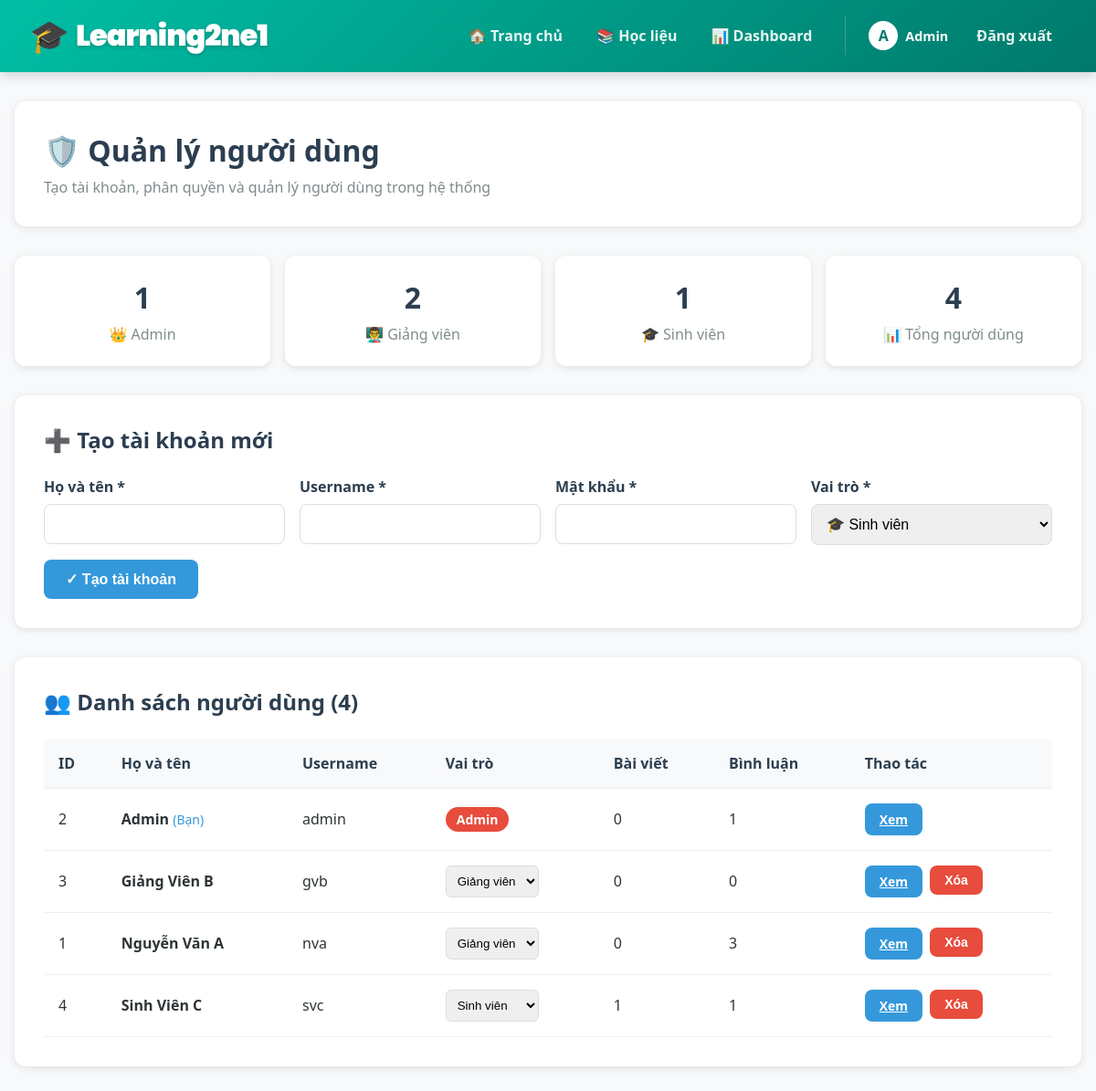
/pages/admin_users.php (signed in), run on the app's committed database.
### tables this page shows
CREATE TABLE `user` (
  `id_user` int(11) NOT NULL,
  `ho_ten` varchar(1000) NOT NULL,
  `username` varchar(100) NOT NULL,
  `password` varchar(100) NOT NULL,
  `account_level` int(11) NOT NULL DEFAULT '2'
);

### includes/functions.php (called while the page is built, shortened)
<?php
function isLoggedIn()
{
    return isset($_SESSION['user_id']);
}
function getCurrentUser($pdo)
{
    $stmt = $pdo->prepare("SELECT * FROM user WHERE id_user = ?");
    $stmt->execute([$_SESSION['user_id']]);
    return $stmt->fetch();
}

### pages/admin_users.php (the view, shortened to what this page needs)
<?php
require_once '../config.php';
require_once '../includes/functions.php';
$current_user = getCurrentUser($pdo);
$stmt = $pdo->prepare("
    SELECT u.*,
           COUNT(DISTINCT p.id) as post_count,
           COUNT(DISTINCT c.id) as comment_count
    FROM user u
    LEFT JOIN posts p ON u.id_user = p.user_id
    LEFT JOIN comments c ON u.id_user = c.user_id
    GROUP BY u.id_user
    ORDER BY u.account_level ASC, u.ho_ten ASC
");
$stmt->execute();
$users = $stmt->fetchAll();
$role_names = [
    0 => 'Admin',
    1 => 'Giảng viên',
    2 => 'Sinh viên'
];
$role_colors = [
    0 => '#e74c3c',
    1 => '#3498db',
    2 => '#2ecc71'
];
?>
<!DOCTYPE html>
<html lang="vi">
<head>
    <link rel="stylesheet" href="../assets/css/style.css">
    <link rel="stylesheet" href="../assets/css/admin_users.css">
</head>
<body>
    <?php include '../includes/navbar.php'; ?>
    <div class="admin-container">
        <div class="admin-header">
            <h1>🛡️ Quản lý người dùng</h1>
            <p>Tạo tài khoản, phân quyền và quản lý người dùng trong hệ thống</p>
        </div>
        <div class="stats-grid">
            <div class="stat-card">
                <h3><?= count(array_filter($users, fn($u) => $u['account_level'] == 0)) ?></h3>
                <p>👑 Admin</p>
            </div>
            <div class="stat-card">
                <h3><?= count(array_filter($users, fn($u) => $u['account_level'] == 1)) ?></h3>
                <p>👨‍🏫 Giảng viên</p>
            </div>
            <div class="stat-card">
                <h3><?= count(array_filter($users, fn($u) => $u['account_level'] == 2)) ?></h3>
                <p>🎓 Sinh viên</p>
            </div>
            <div class="stat-card">
                <h3><?= count($users) ?></h3>
                <p>📊 Tổng người dùng</p>
            </div>
        </div>
        <div class="create-user-section">
            <h2>➕ Tạo tài khoản mới</h2>
            <form method="POST">
                <div class="form-grid">
                    <div class="form-group">
                        <label for="ho_ten">Họ và tên *</label>
                        <input type="text" id="ho_ten" name="ho_ten" required>
                    </div>
                    <div class="form-group">
                        <label for="username">Username *</label>
                        <input type="text" id="username" name="username" required>
                    </div>
                    <div class="form-group">
                        <label for="password">Mật khẩu *</label>
                        <input type="password" id="password" name="password" required>
                    </div>
                    <div class="form-group">
                        <label for="account_level">Vai trò *</label>
                        <select id="account_level" name="account_level" required>
                            <option value="2">🎓 Sinh viên</option>
                        </select>
                    </div>
                </div>
                <button type="submit" name="create_user" class="btn btn-primary">✓ Tạo tài khoản</button>
            </form>
        </div>
        <div class="users-section">
            <h2>👥 Danh sách người dùng (<?= count($users) ?>)</h2>
            <table class="users-table">
                <thead>
                    <tr>
                        <th>ID</th>
                        <th>Họ và tên</th>
                        <th>Username</th>
                        <th>Vai trò</th>
                        <th>Bài viết</th>
                        <th>Bình luận</th>
                        <th>Thao tác</th>
                    </tr>
                </thead>
                <tbody>
                    <?php foreach ($users as $user): ?>
                        <tr>
                            <td><?= $user['id_user'] ?></td>
                            <td>
                                <strong><?= htmlspecialchars($user['ho_ten']) ?></strong>
                                <?php if ($user['id_user'] == $_SESSION['user_id']): ?>
                                    <span style="color: #3498db; font-size: 0.875rem;">(Bạn)</span>
                                <?php endif; ?>
                            </td>
                            <td><?= htmlspecialchars($user['username']) ?></td>
                            <td>
                                <?php if ($user['id_user'] == $_SESSION['user_id']): ?>
                                    <span class="role-badge" style="background: <?= $role_colors[$user['account_level']] ?>">
                                        <?= $role_names[$user['account_level']] ?>
                                    </span>
                                <?php else: ?>
                                    <form method="POST" style="display: inline;">
                                        <select name="new_role" class="role-select" onchange="this.form.submit()">
                                            <?php foreach ($role_names as $level => $name): ?>
                                                <option value="<?= $level ?>" <?= $user['account_level'] == $level ? 'selected' : '' ?>>
                                                    <?= $name ?>
                                                </option>
                                            <?php endforeach; ?>
                                        </select>
                                    </form>
                                <?php endif; ?>
                            </td>
                            <td><?= $user['post_count'] ?></td>
                            <td><?= $user['comment_count'] ?></td>
                            <td>
                                <div class="action-buttons">
                                    <a href="profile.php?username=<?= urlencode($user['username']) ?>" class="btn btn-sm btn-primary">Xem</a>
                                    <?php if ($user['id_user'] != $_SESSION['user_id']): ?>
                                        <form method="POST" onsubmit="return confirm('Bạn có chắc chắn muốn xóa tài khoản này?')">
                                            <button type="submit" name="delete_user" class="btn btn-sm btn-danger">Xóa</button>
                                        </form>
                                    <?php endif; ?>
                                </div>
                            </td>
                        </tr>
                    <?php endforeach; ?>
                </tbody>
            </table>
        </div>
    </div>
</body>
</html>

### includes/navbar.php (shortened to what this page needs)
<?php
$in_pages_folder = strpos($_SERVER['PHP_SELF'], '/pages/') !== false;
$path = $in_pages_folder ? '../' : './';
$current_page = basename($_SERVER['PHP_SELF']);
?>
<nav class="navbar">
    <div class="navbar-container">
        <a href="<?= $path ?>index.php" class="navbar-brand">
            <span style="font-size: 2.2rem;">🎓</span>
            <span class="brand-text">Learning2ne1</span>
        </a>
        <div class="navbar-menu" id="navbarMenu">
            <a href="<?= $path ?>index.php" class="nav-link <?= $current_page == 'index.php' ? 'active' : '' ?>">🏠 Trang chủ</a>
            <a href="<?= $path ?>pages/resources.php" class="nav-link <?= $current_page == 'resources.php' ? 'active' : '' ?>">📚 Học liệu</a>
            <?php if (isset($current_user['id_user'])): ?>
                <a href="<?= $path ?>pages/dashboard.php" class="nav-link <?= $current_page == 'dashboard.php' ? 'active' : '' ?>">📊 Dashboard</a>
                <div class="user-section">
                    <div class="user-menu" style="display: flex; align-items: center; gap: 5px;">
                        <a href="<?= $path ?>pages/profile.php?username=<?= urlencode($current_user['username']) ?>" class="user-profile-link">
                            <div class="user-avatar-small">
                                <?= strtoupper(mb_substr($current_user['ho_ten'], 0, 1)) ?>
                            </div>
                            <span style="font-weight: 600; font-size: 0.9rem;"><?= htmlspecialchars($current_user['ho_ten']) ?></span>
                        </a>
                        <a href="<?= $path ?>pages/logout.php" class="nav-link">Đăng xuất</a>
                    </div>
                </div>
            <?php else: ?>
                <a href="<?= $path ?>pages/login.php" class="nav-link" style="background: white; color: #00796b;">Đăng nhập</a>
            <?php endif; ?>
        </div>
    </div>
</nav>

### assets/css/style.css (style rules this page uses)
:root { --primary-mint: #00b894; --light-mint: #55efc4; --accent-yellow: #ffeaa7; --pop-yellow: #fdcb6e; --text-dark: #2d3436; --text-white: #ffffff; --bg-grey: #f7f9fa; --shadow: 0 4px 15px rgba(0, 184, 148, 0.2); }
* { box-sizing: border-box; margin: 0; padding: 0; }
body { font-family: 'Segoe UI', Tahoma, Geneva, Verdana, sans-serif; background-color: var(--bg-grey); color: var(--text-dark); }
button, .btn { cursor: pointer; transition: all 0.3s ease; }
a { transition: color 0.3s; }

### assets/css/admin_users.css (style rules this page uses)
.admin-container { max-width: 1400px; margin: 2rem auto; padding: 0 1rem; }
.admin-header { background: white; padding: 2rem; border-radius: 12px; box-shadow: 0 2px 8px rgba(0, 0, 0, 0.1); margin-bottom: 2rem; }
.admin-header h1 { margin: 0 0 0.5rem 0; color: #2c3e50; }
.admin-header p { margin: 0; color: #7f8c8d; }
.stats-grid { display: grid; grid-template-columns: repeat(auto-fit, minmax(200px, 1fr)); gap: 1rem; margin-bottom: 2rem; }
.stat-card { background: white; padding: 1.5rem; border-radius: 12px; box-shadow: 0 2px 8px rgba(0, 0, 0, 0.1); text-align: center; }
.stat-card h3 { margin: 0 0 0.5rem 0; font-size: 2rem; color: #2c3e50; }
.stat-card p { margin: 0; color: #7f8c8d; }
.create-user-section { background: white; padding: 2rem; border-radius: 12px; box-shadow: 0 2px 8px rgba(0, 0, 0, 0.1); margin-bottom: 2rem; }
.create-user-section h2 { margin: 0 0 1.5rem 0; color: #2c3e50; }
.form-grid { display: grid; grid-template-columns: repeat(auto-fit, minmax(250px, 1fr)); gap: 1rem; margin-bottom: 1rem; }
.form-group { display: flex; flex-direction: column; }
.form-group label { margin-bottom: 0.5rem; font-weight: 600; color: #2c3e50; }
.form-group input, .form-group select { padding: 0.75rem; border: 1px solid #ddd; border-radius: 8px; font-size: 1rem; }
.btn { padding: 0.75rem 1.5rem; border: none; border-radius: 8px; font-size: 1rem; font-weight: 600; cursor: pointer; transition: all 0.3s; }
.btn-primary { background: #3498db; color: white; }
.btn-danger { background: #e74c3c; color: white; }
.users-section { background: white; padding: 2rem; border-radius: 12px; box-shadow: 0 2px 8px rgba(0, 0, 0, 0.1); }
.users-section h2 { margin: 0 0 1.5rem 0; color: #2c3e50; }
.users-table { width: 100%; border-collapse: collapse; }
.users-table th, .users-table td { padding: 1rem; text-align: left; border-bottom: 1px solid #ecf0f1; }
.users-table th { background: #f8f9fa; font-weight: 600; color: #2c3e50; }
.role-badge { display: inline-block; padding: 0.25rem 0.75rem; border-radius: 20px; font-size: 0.875rem; font-weight: 600; color: white; }
.action-buttons { display: flex; gap: 0.5rem; }
.btn-sm { padding: 0.5rem 1rem; font-size: 0.875rem; }
select.role-select { padding: 0.5rem; border-radius: 6px; border: 1px solid #ddd; }

### includes/navbar.php (style rules this page uses)
.navbar { background: linear-gradient(135deg, #00bfa5 0%, #00796b 100%); box-shadow: 0 4px 12px rgba(0, 0, 0, 0.15); padding: 0.8rem 0; margin-bottom: 2rem; position: sticky; top: 0; z-index: 1000; }
.navbar-container { max-width: 100%; margin: 0; padding: 0 2rem; display: flex; justify-content: space-between; align-items: center; }
.navbar-brand { font-family: 'Poppins', sans-serif; font-size: 2rem; font-weight: 900; letter-spacing: -1px; text-decoration: none; display: flex; align-items: center; gap: 0.5rem; color: white; }
.brand-text { text-shadow: 0 2px 4px rgba(0, 0, 0, 0.2); transition: all 0.3s; }
.navbar-menu { display: flex; align-items: center; gap: 5px; }
.nav-link { text-decoration: none; color: rgba(255, 255, 255, 0.9); font-weight: 600; padding: 8px 16px; border-radius: 8px; transition: all 0.3s; }
.user-section { display: flex; align-items: center; gap: 10px; margin-left: 15px; padding-left: 15px; border-left: 1px solid rgba(255, 255, 255, 0.2); }
.user-profile-link { display: flex; align-items: center; gap: 8px; text-decoration: none; color: white; padding: 5px 10px; border-radius: 20px; transition: background 0.3s; }
.user-avatar-small { width: 32px; height: 32px; background: white; color: #00796b; border-radius: 50%; display: flex; align-items: center; justify-content: center; font-weight: bold; }

### data on the page
user: ho_ten "A", ho_ten "Admin", id_user "2", shows "(Bạn)", username "admin", account_level "Admin", post_count "0", comment_count "1"
user: id_user "3", ho_ten "Giảng Viên B", username "gvb", new_role "Giảng viên", post_count "0", comment_count "0"
user: id_user "1", ho_ten "Nguyễn Văn A", username "nva", new_role "Giảng viên", post_count "0", comment_count "3"
user: id_user "4", ho_ten "Sinh Viên C", username "svc", new_role "Sinh viên", post_count "1", comment_count "1"

### other printed values
count(array_filter($users, fn($u) => $u['account_level'] == 0)) "1"
count(array_filter($users, fn($u) => $u['account_level'] == 1)) "2"
count(array_filter($users, fn($u) => $u['account_level'] == 2)) "1"
count($users) "4"
